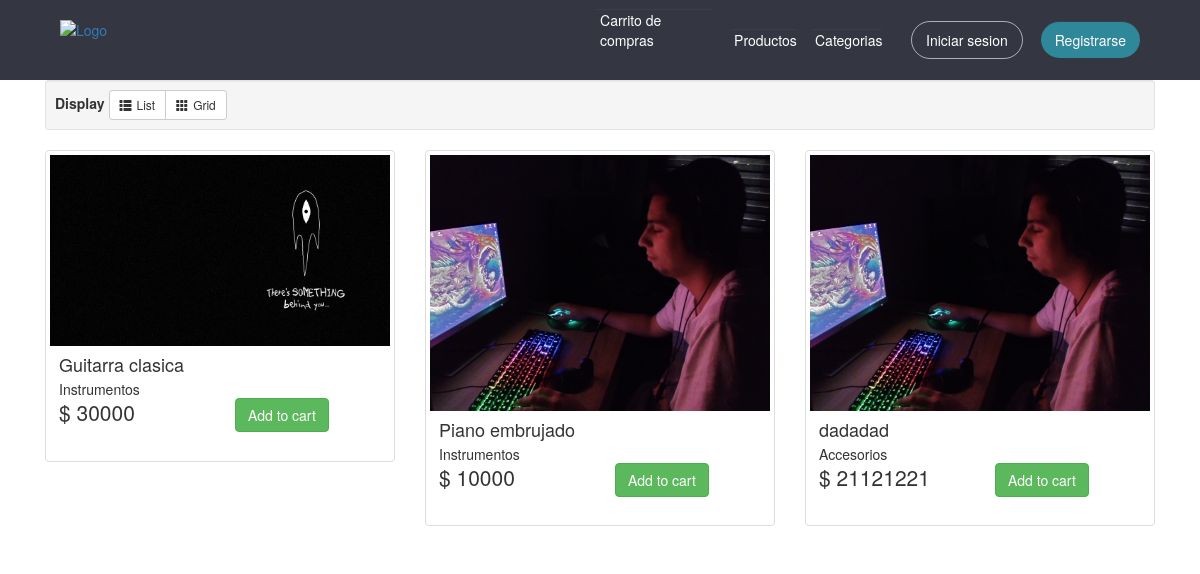
The page / on the database its author committed.
### guitar/models.py (models this page shows, shortened)
class Producto(models.Model):
    nombre = models.CharField(max_length=45)
    categoria = models.ForeignKey(Categoria, on_delete=models.CASCADE)
    precio = models.IntegerField()
    stock = models.IntegerField()
    imagen = models.ImageField(upload_to="productos",null=True)

class Categoria(models.Model):
    categoria = models.CharField(max_length=30)
    def __str__(self):
        return self.categoria

### guitar/views.py (the view)
# urls.py: path('',views.home,name="home"),
def home(request):
    trabajador = Trabajador.objects.all()
    productos = Producto.objects.all()
    context = {'productos':productos,'trabajador':trabajador}
    return render(request, 'guitar/home.html',context)

### guitar/context_processor.py (called while the page is built)
def total_carrito(request):
    total = 0
    if request.user.is_authenticated or not request.user.is_authenticated:
        if "carrito" in request.session.keys():
            for key, value in request.session["carrito"].items():
                total += int(value["acumulado"])
    return {"total_carrito": total}

### guitar/templates/guitar/home.html (shortened to what this page needs)
{% extends 'guitar/baseNavbar.html' %}
{% load static %}
{% block css %}
    <link rel="stylesheet" href="{% static 'css/styleListaProductos.css' %}">
    <link rel="stylesheet" href="https://cdnjs.cloudflare.com/ajax/libs/meyer-reset/2.0/reset.min.css">
    <link rel='stylesheet' href='//maxcdn.bootstrapcdn.com/bootstrap/3.2.0/css/bootstrap.min.css'>
{% endblock %}
{% block content %}
<div class="container">
    <div class="well well-sm">
        <strong>Display</strong>
        <div class="btn-group">
            <a href="#" id="list" class="btn btn-default btn-sm"><span class="glyphicon glyphicon-th-list">
            </span>List</a> <a href="#" id="grid" class="btn btn-default btn-sm"><span
                class="glyphicon glyphicon-th"></span>Grid</a>
        </div>
    </div>
    <div id="products" class="row">
        {% for producto in productos %}
        <div class="item  col-xs-4 col-lg-4">
            <div class="thumbnail">
                {% if producto.imagen %}
                <img class="group list-group-image" src="{{ producto.imagen.url }}" alt="" />
                {% endif %}
                <div class="caption">
                    <h4 class="group inner list-group-item-heading">
                        {{ producto.nombre}}</h4>
                    <p class="group inner list-group-item-text">
                        {{producto.categoria}}</p>
                    <div class="row">
                        <div class="col-xs-12 col-md-6">
                            <p class="lead">
                                $ {{producto.precio}}</p>
                        </div>
                        <div class="col-xs-12 col-md-6">
                            <a class="btn btn-success" href="{% url 'agregar' producto.id %}">Add to cart</a>
                        </div>
                    </div>
                </div>
            </div>
        </div>
        {% endfor %}
    </div>
</div>
{% endblock %}

### guitar/static/css/style.css (style rules this page uses)
*, *::after, *::before { -webkit-box-sizing: border-box; box-sizing: border-box; }
html { font-size: 62.5%; }
body { font-size: 1.6rem; font-family: "PT Sans", sans-serif; color: #505260; background-color: white; }
a { color: #2f889a; text-decoration: none; }
img { max-width: 100%; }

### guitar/static/css/styleListaProductos.css (style rules this page uses)
.glyphicon { margin-right:5px; }
.thumbnail { margin-bottom: 20px; padding: 0px; -webkit-border-radius: 0px; -moz-border-radius: 0px; border-radius: 0px; }
.list-group-item-text { margin: 0 0 11px; }

### rows shown on the page
Producto: imagen (picture), nombre "Guitarra clasica", categoria "Instrumentos", precio "30000"
Producto: imagen (picture), nombre "Piano embrujado", categoria "Instrumentos", precio "10000"
Producto: imagen (picture), nombre "dadadad", categoria "Accesorios", precio "21121221"
